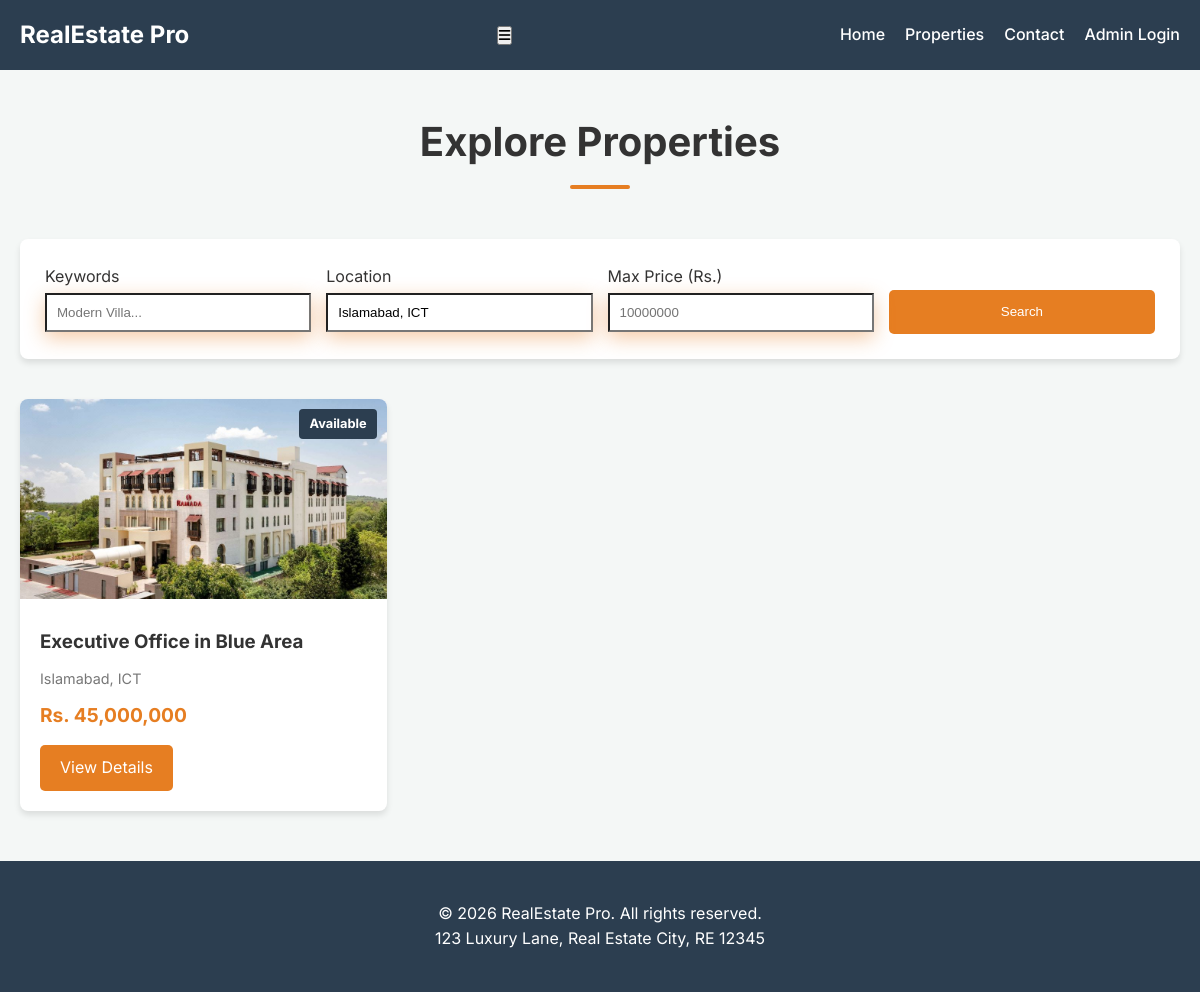
The page /properties.php?location=Islamabad, ICT on the database its author committed.
### tables this page shows
CREATE TABLE IF NOT EXISTS `properties` (
    `id` INT AUTO_INCREMENT PRIMARY KEY,
    `title` VARCHAR(100) NOT NULL,
    `location` VARCHAR(100) NOT NULL,
    `price` DECIMAL(10, 2) NOT NULL,
    `image` VARCHAR(255) NOT NULL,
    `description` TEXT NOT NULL,
    `status` ENUM('Available', 'Sold', 'Rent') DEFAULT 'Available',
    `created_at` TIMESTAMP DEFAULT CURRENT_TIMESTAMP
);

### properties.php (the view, shortened to what this page needs)
<?php
include 'includes/header.php';
$where_clauses = [];
$params = [];
$types = "";
if (!empty($_GET['location'])) {
    $where_clauses[] = "location LIKE ?";
    $params[] = "%" . $_GET['location'] . "%";
    $types .= "s";
}
$query = "SELECT * FROM properties";
if (!empty($where_clauses)) {
    $query .= " WHERE " . implode(" AND ", $where_clauses);
}
$query .= " ORDER BY created_at DESC";
$stmt = $conn->prepare($query);
if (!empty($params)) {
    $stmt->bind_param($types, ...$params);
}
$stmt->execute();
$result = $stmt->get_result();
?>
<main class="container">
    <h2 class="section-title">Explore Properties</h2>
    <section
        style="background: var(--white); padding: 25px; border-radius: 8px; box-shadow: var(--shadow); margin-bottom: 40px;">
        <form action="properties.php" method="GET"
            style="display: grid; grid-template-columns: repeat(auto-fit, minmax(200px, 1fr)); gap: 15px; align-items: end;">
            <div class="form-group" style="margin-bottom: 0;">
                <label for="search">Keywords</label>
                <input type="text" name="search" id="search" placeholder="Modern Villa..."
                    value="<?php echo htmlspecialchars($_GET['search'] ?? ''); ?>">
            </div>
            <div class="form-group" style="margin-bottom: 0;">
                <label for="location">Location</label>
                <input type="text" name="location" id="location" placeholder="Karachi..."
                    value="<?php echo htmlspecialchars($_GET['location'] ?? ''); ?>">
            </div>
            <div class="form-group" style="margin-bottom: 0;">
                <label for="max_price">Max Price (Rs.)</label>
                <input type="number" name="max_price" id="max_price" placeholder="10000000"
                    value="<?php echo htmlspecialchars($_GET['max_price'] ?? ''); ?>">
            </div>
            <button type="submit" class="btn"
                style="height: 44px; margin-top: 0; width: 100%; border: none; cursor: pointer;">Search</button>
        </form>
    </section>
    <div class="property-grid">
        <?php if ($result->num_rows > 0): ?>
            <?php $delay = 0; ?>
            <?php while ($row = $result->fetch_assoc()): ?>
                <div class="property-card" data-aos="fade-up" data-aos-delay="<?php echo $delay; ?>" data-aos-duration="800">
                    <div style="position: relative;">
                        <img src="assets/images/<?php echo $row['image']; ?>" alt="<?php echo $row['title']; ?>"
                            onerror="this.src='https://via.placeholder.com/400x300?text=Property+Image'">
                        <span
                            style="position: absolute; top: 10px; right: 10px; background: var(--primary-color); color: #fff; padding: 5px 10px; border-radius: 4px; font-size: 0.8rem; font-weight: bold;">
                            <?php echo $row['status'] ?? 'Available'; ?>
                        </span>
                    </div>
                    <div class="property-content">
                        <h3><?php echo $row['title']; ?></h3>
                        <p class="location"><?php echo $row['location']; ?></p>
                        <div class="price">Rs. <?php echo number_format($row['price'], 0); ?></div>
                        <a href="property-detail.php?id=<?php echo $row['id']; ?>" class="btn">View Details</a>
                    </div>
                </div>
            <?php endwhile; ?>
        <?php else: ?>
            <p style="text-align: center; grid-column: 1/-1; padding: 50px 0;">No properties match your criteria.</p>
        <?php endif; ?>
    </div>
</main>
<?php include 'includes/footer.php'; ?>

### assets/css/style.css (style rules this page uses)
:root { --primary-color: #2c3e50; --accent-color: #e67e22; --text-color: #333; --light-bg: #f4f7f6; --white: #ffffff; --shadow: 0 4px 6px rgba(0, 0, 0, 0.1); --transition: all 0.3s ease; }
* { margin: 0; padding: 0; box-sizing: border-box; }
body { font-family: 'Inter', sans-serif; line-height: 1.6; color: var(--text-color); background-color: var(--light-bg); }
.container { max-width: 1200px; margin: 0 auto; padding: 0 20px; }
.section-title { text-align: center; margin: 40px 0; font-size: 2rem; }
.property-grid { display: grid; grid-template-columns: repeat(auto-fill, minmax(300px, 1fr)); gap: 30px; margin-bottom: 50px; }
.property-card { background: var(--white); border-radius: 8px; overflow: hidden; box-shadow: var(--shadow); transition: var(--transition); }
.property-card img { width: 100%; height: 200px; object-fit: cover; }
.property-content { padding: 20px; }
.property-content h3 { margin-bottom: 10px; }
.property-content .location { color: #777; font-size: 0.9rem; margin-bottom: 10px; }
.property-content .price { font-weight: bold; color: var(--accent-color); font-size: 1.2rem; }
.btn { display: inline-block; padding: 10px 20px; background: var(--accent-color); color: var(--white); text-decoration: none; border-radius: 5px; margin-top: 15px; transition: var(--transition); }
.form-group { margin-bottom: 15px; }
.form-group label { display: block; margin-bottom: 5px; }
.form-group input, .form-group textarea, .form-group select { width: 100%; padding: 10px; transform: translateY(-2px); box-shadow: 0 6px 20px rgba(230, 126, 34, 0.4); }
section { padding: 80px 0; }
.section-title { font-size: 2.5rem; margin-bottom: 50px; position: relative; padding-bottom: 15px; }
.section-title::after { content: ''; position: absolute; bottom: 0; left: 50%; transform: translateX(-50%); width: 60px; height: 4px; background: var(--accent-color); border-radius: 2px; }

### rows shown on the page
properties: image (picture), status "Available", title "Executive Office in Blue Area", location "Islamabad, ICT", price "45,000,000"
